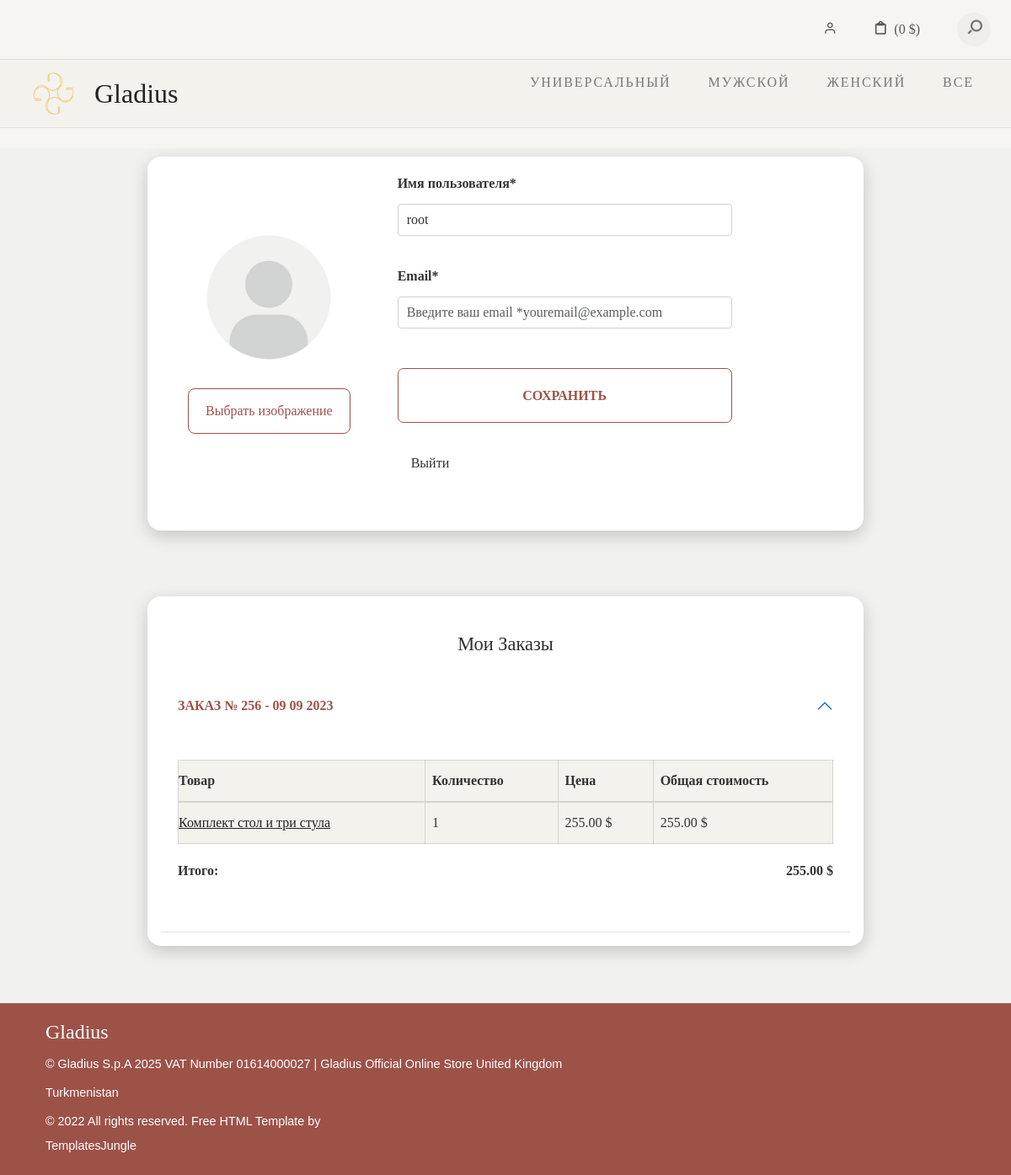
Before: /user/profile/ (signed in) with the older database file.
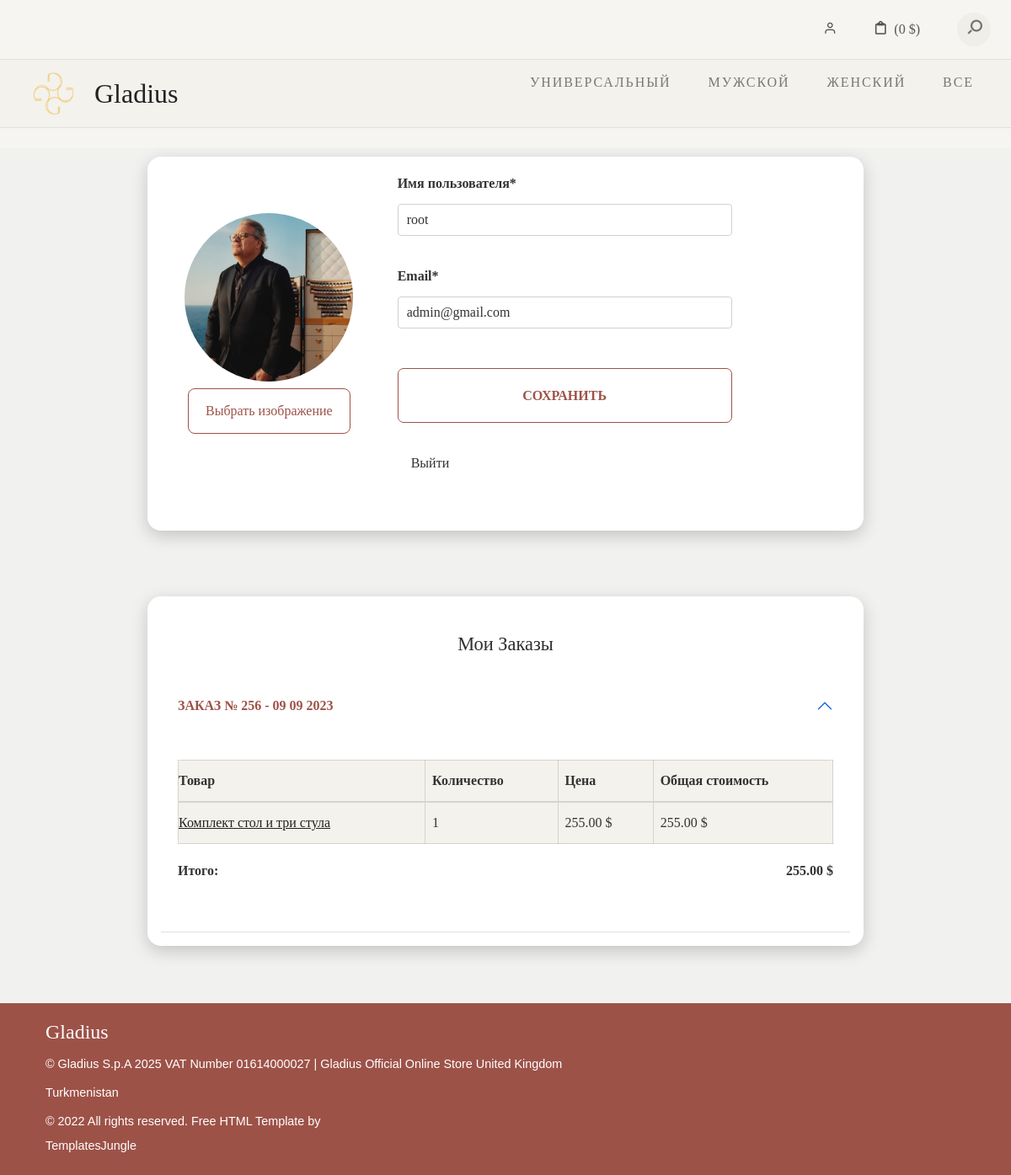
After: the same page with the newer database file.
### parfumes/models.py (models this page shows, shortened)
class Category(models.Model):
  name = models.CharField(max_length=100, unique=True, verbose_name='Название')
  slug = models.SlugField(max_length=150, unique=True, verbose_name='URL')
  is_active = models.BooleanField(default=True)
  created_at = models.DateTimeField(auto_now_add=True)
  updated_at = models.DateTimeField(auto_now=True)
  class Meta:
    db_table = 'category'
    verbose_name = 'Категория'
    verbose_name_plural = 'Категории'

### user/models.py (models this page shows, shortened)
class User(AbstractUser):
  image = models.ImageField(upload_to='users_images', blank=True,
                            null=True, verbose_name="Аватар")
  phone_number = models.CharField(max_length=11, blank=True, null=True,)
  class Meta:
    db_table = 'user'
    verbose_name = 'Пользователя'
    verbose_name_plural = 'Пользователи'

### user/views.py (the view, shortened to what this page needs)
# urls.py: path('profile/', views.UserProfileView.as_view(), name='profile'),
class UserProfileView(LoginRequiredMixin,UpdateView,):
   template_name = 'user/profile.html'
   form_class = ProfileForm
   success_url = reverse_lazy("user:profile")
   def get_object(self, queryset = None):
      return self.request.user
   def get_context_data(self, **kwargs):
       context = super().get_context_data(**kwargs)
       context["title"] = 'Gladius - Кабинет'
       return context

### user/forms.py
class ProfileForm(UserChangeForm):
  class Meta:
    model = User
    fields = ['image','username', 'email', ]
  image = forms.ImageField(required=False)
  username = forms.CharField()
  email = forms.EmailField()

### main/templatetags/product_tags.py (called while the page is built)
@register.simple_tag()
def tag_categories():
  return  Category.objects.all()

### user/templates/user/profile.html (shortened to what this page needs)
{% extends "base.html" %}
{% load static %}
{% block content %}
<section class="bg-light">
  <div class="container">
      <div class="row">
          <div class="col-lg-12 mb-4 mb-sm-5">
              <div class="card card-style1 border-0">
                  <div class="card-body p-1-9 p-sm-2-3 p-md-6 p-lg-7">
                      <form action="{% url "user:profile" %}" method='post' enctype="multipart/form-data">
                      <div class="row align-items-center">
                        <div class="col-md-4 text-center">
                            {% if user.image %}
                            <img src="{{ user.image.url }}" alt="Profile"
                            class="rounded-circle"
                            style="width: 200px; height: 200px; object-fit: cover;">
                            {% else %}
                            <img src="{% static "images/icons/profile-icon.png" %}" alt="Profile" class="rounded-circle"
                            style="width: 200px; height: 200px; object-fit: cover;">
                            {% endif %}
                            <label for="id_image" class="custom-file-upload mt-2">
                                Выбрать изображение
                            </label>
                        </div>
                          <div class="col-lg-6 px-xl-10">
                              <div class="row">
                                  <div class="col-md-12 mb-0">
                                      <label for="username" class="form-label">Имя пользователя*</label>
                                      <input type="text" class="form-control" id="username"
                                          placeholder="Введите ваше имя пользователя"
                                          name="username"
                                          value="{{form.username.value}}"
                                          required>
                                  </div>
                                  <div class="col-md-12 mb-0">
                                      <label for="email" class="form-label">Email*</label>
                                      <input type="email" class="form-control" id="email"
                                          placeholder="Введите ваш email *youremail@example.com"
                                          name="email"
                                          value="{{form.email.value}}"
                                          required>
                                  </div>
                              </div>
                              <button type="submit" class="product-button">Сохранить</button>
                          </form>
                            <a href="{% url "user:logout"%}" class="nav-link mt-2">Выйти</a>
                          </div>
                      </div>
                  </div>
              </div>
          </div>
</section>
<section class="bg-light">
  <div class="container">
      <div class="row">
          <div class="col-lg-12 mb-4 mb-sm-5">
              <div class="card card-style1 border-0">
                  <div class="card-body p-1-9 p-sm-2-3 p-md-6 p-lg-7">
                      <h3 class="text-center mb-4">Мои заказы</h3>
                      <div class="order-container">
                          <div class="accordion" id="accordionExample">
                              <div class="accordion-item">
                                  <h2 class="accordion-header" id="heading1">
                                      <button class="accordion-button" type="button" data-bs-toggle="collapse" data-bs-target="#collapse1" aria-expanded="false" aria-controls="collapse1">
                                          Заказ № 256 - 09 09 2023
                                      </button>
                                  </h2>
                                  <div id="collapse1" class="accordion-collapse collapse show" aria-labelledby="heading1" data-bs-parent="#accordionExample">
                                      <div class="accordion-body">
                                          <div class="table-responsive">
                                              <table class="table">
                                                  <thead>
                                                      <tr>
                                                          <th>Товар</th>
                                                          <th>Количество</th>
                                                          <th>Цена</th>
                                                          <th>Общая стоимость</th>
                                                      </tr>
                                                  </thead>
                                                  <tbody>
                                                      <tr>
                                                          <td><a class="" href="#">Комплект стол и три стула</a></td>
                                                          <td>1</td>
                                                          <td>255.00 $</td>
                                                          <td>255.00 $</td>
                                                      </tr>
                                                  </tbody>
                                              </table>
                                          </div>
                                          <div class="d-flex justify-content-between">
                                              <p><strong>Итого:</strong></p>
                                              <p><strong>255.00 $</strong></p>
                                          </div>
                                      </div>
                                  </div>
                              </div>
                          </div>
                      </div>
                  </div>
              </div>
          </div>
      </div>
  </div>
</section>
{% endblock  %}

### templates/base.html (shortened to what this page needs)
{% load static %}
{% load product_tags %}
<!DOCTYPE html>
<html lang="en">
<head>
	<link rel="stylesheet" href="{% static "css/bootstrap/bootstrap.min.css" %}">
	<link rel="stylesheet" type="text/css" href="{% static 'css/normalize.css' %}">
    <link rel="stylesheet" type="text/css" href="{% static 'icomoon/icomoon.css' %}">
    <link rel="stylesheet" type="text/css" href="{% static 'css/vendor.css' %}">
    <link rel="stylesheet" type="text/css" href="{% static 'css/style.css' %}">
</head>
<body style="background-color: #F7F5F1 !important;" data-bs-spy="scroll" data-bs-target="#header" tabindex="0">
	<div id="header-wrap">
		<div class="top-content">
			<div class="container-fluid">
				<div class="row">
					<div class="col-md-6">
					</div>
					<div class="col-md-6">
						<div class="right-element">
							{% if user.is_authenticated %}
							<a href="{% url "user:profile" %}" class="user-account for-buy"><i
								class="icon icon-user"></i></a>
								<a href="cart.html" class="cart for-buy"><i class="icon icon-clipboard">
								</i><span>
									(0 $)</span></a>
									{% else %}
									<a href="{% url "user:login" %}" class="">Войти</i>
										{% endif %}
										<div class="action-menu">
										<div class="search-bar">
											<a href="#" class="search-button search-toggle" data-selector="#header-wrap">
												<i class="icon icon-search"></i>
											</a>
									<form role="search" method="get" action='{% url "catalog:search" %}' class="search-box">
										<input class="search-field text search-input" placeholder="Search"
											type="search" name='search'>
									</form>
								</div>
							</div>
						</div>
					</div>
				</div>
			</div>
		</div>
		<header id="header" class="py-0">
			<div class="container-fluid">
				<div class="row">
					<div class="col-md-2">
						<div class="main-logo d-flex align-items-center">
							<a href="{% url "main:index" %}" class="text-decoration-none d-flex align-items-center">
								<img class="logo-img me-2" src={% static "images/icons/Gladius-icon.png" %} alt="logo">
								<span class="fs-2">Gladius</span>
							</a>
						</div>
					</div>
					<div class="col-md-10">
						<nav id="navbar">
							<div class="main-menu stellarnav">
								<ul class="menu-list">
									{% tag_categories as categories %}
									{% for category in categories %}
									<li class="menu-item"><a href="{% url "catalog:catalog" category.slug %}"
										 class="nav-link mt-2">{{ category.name }}</a></li>
									{% endfor %}
								</ul>
							</div>
						</nav>
					</div>
				</div>
			</div>
		</header>
	</div>
{% block content %}{% endblock  %}
    <div class="footer">
        <div class="container">
            <div class="row">
                <div class="col-12">
                    <div class="logo">
                        <span style="font-family: 'cursive'; font-size: 1.5rem;">Gladius</span>
                    </div>
                    <p>© Gladius S.p.A 2025 VAT Number 01614000027 | Gladius Official Online Store United Kingdom</p>
                    <p>Turkmenistan</p>
										<p>© 2022 All rights reserved. Free HTML Template by <a
										href="https://www.templatesjungle.com/" target="_blank">TemplatesJungle</a></p>
                </div>
            </div>
        </div>
    </div>
</body>
</html>

### templates/includes/alert.html (shortened to what this page needs)
{% load static %}

### static/icomoon/icomoon.css (style rules this page uses)
[class^="icon-"], [class*=" icon-"] { font-family: 'icomoon' !important; speak: never; font-style: normal; font-weight: normal; font-variant: normal; text-transform: none; line-height: 1; -webkit-font-smoothing: antialiased; -moz-osx-font-smoothing: grayscale; }
.icon-user:before { content: "\e907"; }
.icon-search:before { content: "\e905"; }
.icon-clipboard:before { content: "\e908"; }

Changed rows visible on the page:
changed User "root": image: picture added; email (not shown) → "admin@gmail.com"
